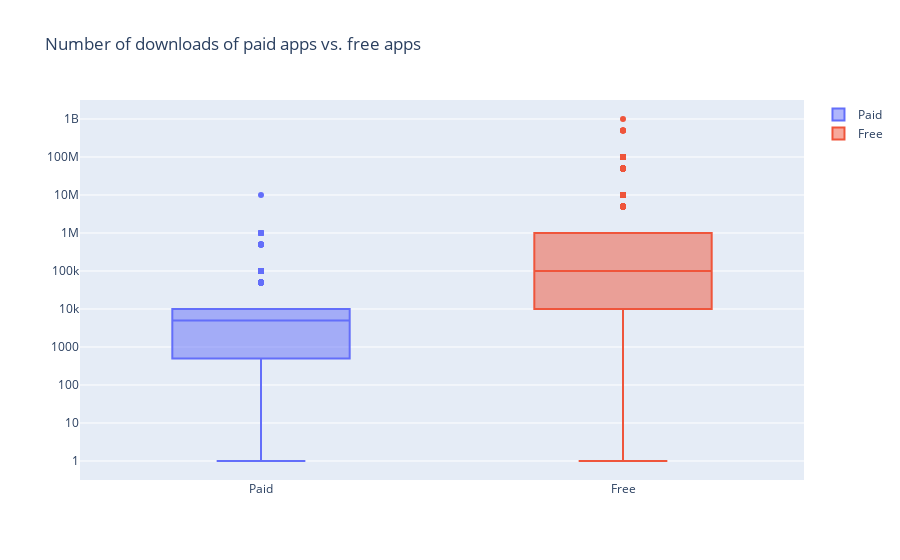

Write notebook code for a chart like this one.
### Markdown cell above
######################     Number of Installation vs Type of Apps! ######################################

### Code cell
fig = go.Figure()
trace0 = go.Box(
    # Data for paid apps
    y=AppsRel['Installs'][AppsRel['Type'] == 'Paid'],
    name = 'Paid'
)

trace1 = go.Box(
    # Data for free apps
    y=AppsRel['Installs'][AppsRel['Type'] == 'Free'],
    name = 'Free'
)

layout = go.Layout(
    title = "Number of downloads of paid apps vs. free apps",
    yaxis = dict(
        type = 'log',
        autorange = True
    )
)

# Add trace0 and trace1 to a list for plotting
data = [trace0,trace1]
plotly.offline.iplot({'data': data, 'layout': layout})

### Figure 1 — Plotly figure (JSON) as saved in the notebook; plotly's stock layout.template omitted (floating-point values rounded to 4 significant figures; data arrays with more than 128 entries replaced by an {"elided": "..."} marker saying what was removed)
{"data": [{"name": "Paid", "type": "box", "y": {"elided": "455 int values"}}, {"name": "Free", "type": "box", "y": {"elided": "4434 int values"}}], "layout": {"title": {"text": "Number of downloads of paid apps vs. free apps"}, "yaxis": {"autorange": true, "type": "log"}}}
